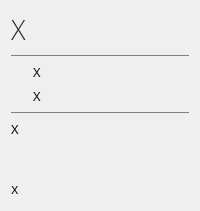
                     <widget class="QWidget" name="loadedProfile_1">
                      <layout class="QGridLayout" name="gridLayout_12">
                       <item row="0" column="0">
                        <layout class="QHBoxLayout" name="horizontalLayout_8">
                         <item>
                          <layout class="QVBoxLayout" name="verticalLayout_10">
                           <item>
                            <widget class="QLabel" name="recentProfileLabel_1">
                             <property name="font">
                              <font>
                               <family>Open Sans Light</family>
                               <pointsize>20</pointsize>
                               <weight>50</weight>
                               <bold>false</bold>
                               <stylestrategy>PreferAntialias</stylestrategy>
                              </font>
                             </property>
                             <property name="styleSheet">
                              <string notr="true">color: rgb(50,50,50);</string>
                             </property>
                             <property name="text">
                              <string>X</string>
                             </property>
                            </widget>
                           </item>
                           <item>
                            <widget class="Line" name="line_2">
                             <property name="styleSheet">
                              <string notr="true">color: gray;</string>
                             </property>
                             <property name="frameShadow">
                              <enum>QFrame::Plain</enum>
                             </property>
                             <property name="orientation">
                              <enum>Qt::Horizontal</enum>
                             </property>
                            </widget>
                           </item>
                           <item>
                            <layout class="QHBoxLayout" name="horizontalLayout_3">
                             <item>
                              <widget class="QLabel" name="recentProfileLeftIcon_1">
                               <property name="minimumSize">
                                <size>
                                 <width>16</width>
                                 <height>16</height>
                                </size>
                               </property>
                               <property name="maximumSize">
                                <size>
                                 <width>16</width>
                                 <height>16</height>
                                </size>
                               </property>
                               <property name="font">
                                <font>
                                 <family>Segoe UI</family>
                                 <pointsize>10</pointsize>
                                </font>
                               </property>
                               <property name="text">
                                <string/>
                               </property>
                               <property name="pixmap">
                                <pixmap resource="res.qrc">:/images/general/folder16L.png</pixmap>
                               </property>
                              </widget>
                             </item>
                             <item>
                              <widget class="QLabel" name="recentProfileLeftDir_1">
                               <property name="minimumSize">
                                <size>
                                 <width>16</width>
                                 <height>16</height>
                                </size>
                               </property>
                               <property name="font">
                                <font>
                                 <family>Open Sans</family>
                                 <pointsize>10</pointsize>
                                </font>
                               </property>
                               <property name="text">
                                <string>X</string>
                               </property>
                              </widget>
                             </item>
                            </layout>
                           </item>
                           <item>
                            <layout class="QHBoxLayout" name="horizontalLayout_4">
                             <item>
                              <widget class="QLabel" name="recentProfileRightIcon_1">
                               <property name="minimumSize">
                                <size>
                                 <width>16</width>
                                 <height>16</height>
                                </size>
                               </property>
                               <property name="maximumSize">
                                <size>
                                 <width>16</width>
                                 <height>16</height>
                                </size>
                               </property>
                               <property name="font">
                                <font>
                                 <family>Segoe UI</family>
                                 <pointsize>10</pointsize>
                                </font>
                               </property>
                               <property name="text">
                                <string/>
                               </property>
                               <property name="pixmap">
                                <pixmap resource="res.qrc">:/images/general/folder16R.png</pixmap>
                               </property>
                              </widget>
                             </item>
                             <item>
                              <widget class="QLabel" name="recentProfileRightDir_1">
                               <property name="minimumSize">
                                <size>
                                 <width>16</width>
                                 <height>16</height>
                                </size>
                               </property>
                               <property name="font">
                                <font>
                                 <family>Open Sans</family>
                                 <pointsize>10</pointsize>
                                </font>
                               </property>
                               <property name="text">
                                <string>X</string>
                               </property>
                              </widget>
                             </item>
                            </layout>
                           </item>
                           <item>
                            <widget class="Line" name="line_4">
                             <property name="styleSheet">
                              <string notr="true">color: gray;</string>
                             </property>
                             <property name="frameShadow">
                              <enum>QFrame::Plain</enum>
                             </property>
                             <property name="orientation">
                              <enum>Qt::Horizontal</enum>
                             </property>
                            </widget>
                           </item>
                           <item>
                            <widget class="QLabel" name="recentProfileLastSynced_1">
                             <property name="minimumSize">
                              <size>
                               <width>16</width>
                               <height>16</height>
                              </size>
                             </property>
                             <property name="font">
                              <font>
                               <family>Open Sans</family>
                               <pointsize>10</pointsize>
                              </font>
                             </property>
                             <property name="text">
                              <string>X</string>
                             </property>
                            </widget>
                           </item>
                           <item>
                            <spacer name="verticalSpacer_2">
                             <property name="orientation">
                              <enum>Qt::Vertical</enum>
                             </property>
                             <property name="sizeHint" stdset="0">
                              <size>
                               <width>20</width>
                               <height>40</height>
                              </size>
                             </property>
                            </spacer>
                           </item>
                           <item>
                            <widget class="QLabel" name="recentProfileTypes_1">
                             <property name="minimumSize">
                              <size>
                               <width>16</width>
                               <height>16</height>
                              </size>
                             </property>
                             <property name="font">
                              <font>
                               <family>Segoe UI</family>
                               <pointsize>8</pointsize>
                              </font>
                             </property>
                             <property name="text">
                              <string>X</string>
                             </property>
                             <property name="alignment">
                              <set>Qt::AlignLeading|Qt::AlignLeft|Qt::AlignTop</set>
                             </property>
                             <property name="wordWrap">
                              <bool>true</bool>
                             </property>
                            </widget>
                           </item>
                          </layout>
                         </item>
                        </layout>
                       </item>
                      </layout>
                     </widget>
